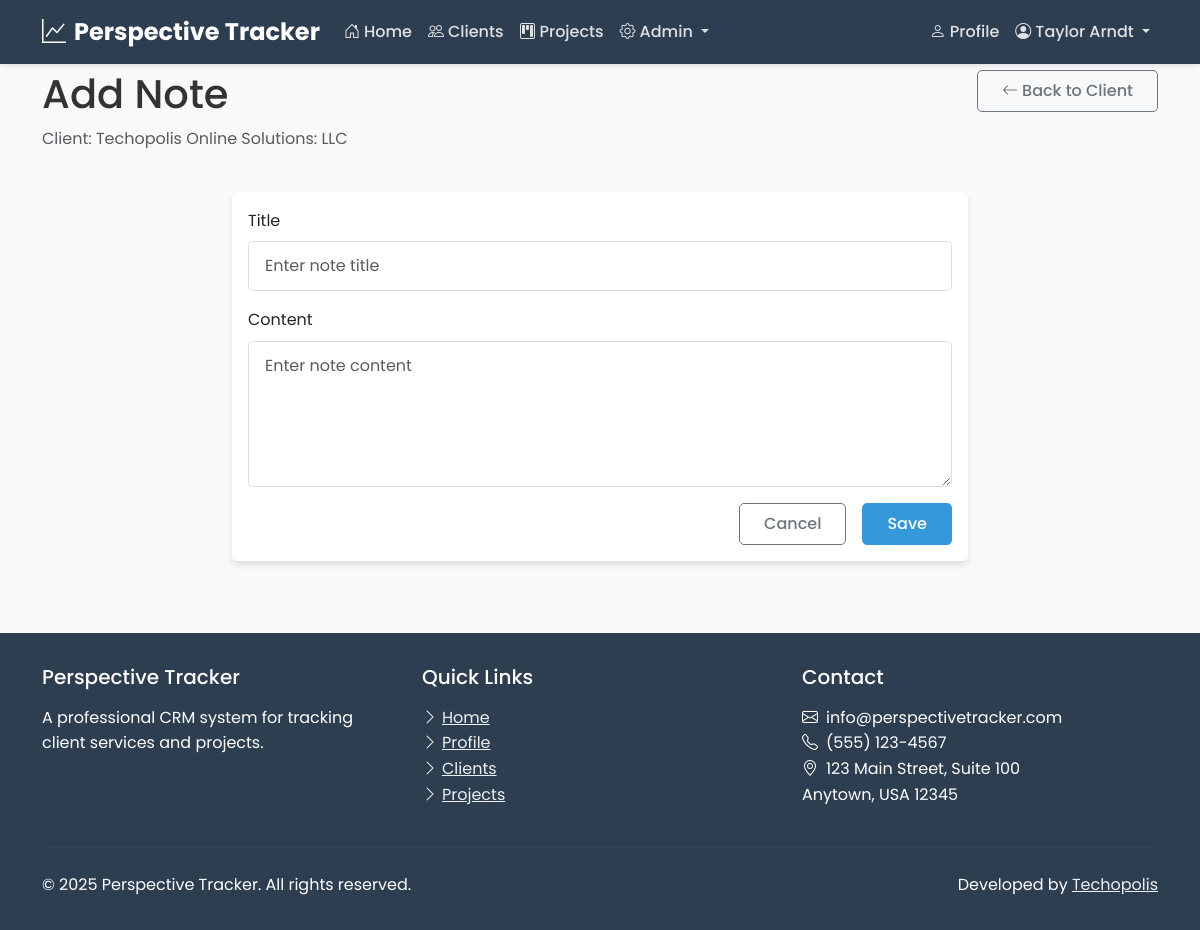
The app's page /clients/1/note/create/ (signed in) with its own data.
### users/models.py (models this page shows, shortened)
class CustomUser(AbstractUser):
    username = None
    email = models.EmailField(unique=True)
    role = models.ForeignKey(Role, on_delete=models.CASCADE, null=True, blank=True)
    profile_picture = models.ImageField(upload_to='profile_pics/', null=True, blank=True)
    bio = models.TextField(max_length=500, blank=True)
    phone_number = models.CharField(max_length=20, blank=True)
    job_title = models.CharField(max_length=100, blank=True)
    USERNAME_FIELD = 'email'
    REQUIRED_FIELDS = []
    objects = CustomUserManager()

### clients/models.py (models this page shows, shortened)
class Client(models.Model):
    company_name = models.CharField(max_length=255)
    contact_name = models.CharField(max_length=255)
    email = models.EmailField()
    website = models.URLField(blank=True, null=True)
    point_of_contact = models.ForeignKey(
        settings.AUTH_USER_MODEL,
        on_delete=models.SET_NULL,
        null=True,
        related_name='clients_as_poc'
    )
    created_at = models.DateTimeField(auto_now_add=True)
    updated_at = models.DateTimeField(auto_now=True)
    class Meta:
        ordering = ['company_name']

### clients/views.py (the view, shortened to what this page needs)
# urls.py: path('<int:client_pk>/note/create/', views.note_create, name='note_create'),
@login_required
def note_create(request, client_pk):
    client = get_object_or_404(Client, pk=client_pk)
    has_access = False
    if request.user.is_superuser or (request.user.role and request.user.role.name in ['admin', 'staff']):
        has_access = True
    elif request.user == client.point_of_contact:
        has_access = True
    if not has_access:
        return HttpResponseForbidden("You don't have permission to add notes to this client.")
    if request.method == 'POST':
        form = ClientNoteForm(request.POST)
        if form.is_valid():
            note = form.save(commit=False)
            note.client = client
            note.author = request.user
            note.save()
            messages.success(request, "Note added successfully!")
            return redirect('client_detail', pk=client.pk)
    else:
        form = ClientNoteForm()
    return render(request, 'clients/note_form.html', {
        'form': form,
        'client': client,
        'title': 'Add Note'
    })

### clients/forms.py
class ClientNoteForm(forms.ModelForm):
    class Meta:
        model = ClientNote
        fields = ['title', 'content']
        widgets = {
            'title': forms.TextInput(attrs={'class': 'form-control', 'placeholder': 'Enter note title'}),
            'content': forms.Textarea(attrs={'class': 'form-control', 'rows': 5, 'placeholder': 'Enter note content'}),
        }

### clients/templates/clients/note_form.html (shortened to what this page needs)
{% extends 'users/base.html' %}
{% block content %}
<div class="container">
    <div class="row mb-4">
        <div class="col-md-8">
            <h1>{{ title }}</h1>
            <p class="text-muted">Client: {{ client.company_name }}</p>
        </div>
        <div class="col-md-4 text-end">
            <a href="{% url 'client_detail' client.pk %}" class="btn btn-outline-secondary">
                <i class="bi bi-arrow-left" aria-hidden="true"></i> Back to Client
            </a>
        </div>
    </div>
    <div class="row">
        <div class="col-md-8 offset-md-2">
            <div class="card">
                <div class="card-body">
                    <form method="post">
                        <div class="mb-3">
                            <label for="{{ form.title.id_for_label }}" class="form-label">Title</label>
                            {{ form.title }}
                        </div>
                        <div class="mb-3">
                            <label for="{{ form.content.id_for_label }}" class="form-label">Content</label>
                            {{ form.content }}
                        </div>
                        <div class="d-grid gap-2 d-md-flex justify-content-md-end">
                            <a href="{% url 'client_detail' client.pk %}" class="btn btn-outline-secondary me-md-2">Cancel</a>
                            <button type="submit" class="btn btn-primary">Save</button>
                        </div>
                    </form>
                </div>
            </div>
        </div>
    </div>
</div>
{% endblock %}

### users/templates/users/base.html (shortened to what this page needs)
<!DOCTYPE html>
<html lang="en">
<head>
    <link href="https://cdn.jsdelivr.net/npm/bootstrap@5.3.0-alpha1/dist/css/bootstrap.min.css" rel="stylesheet">
    <link rel="stylesheet" href="https://cdn.jsdelivr.net/npm/bootstrap-icons@1.10.3/font/bootstrap-icons.css">
    <link rel="stylesheet" href="/static/css/style.css">
</head>
<body>
    <nav class="navbar navbar-expand-md navbar-dark fixed-top">
        <div class="container">
            <a class="navbar-brand" href="{% url 'home' %}">
                <i class="bi bi-graph-up me-2"></i>Perspective Tracker
            </a>
            <div class="collapse navbar-collapse" id="navbarNav">
                <ul class="navbar-nav me-auto">
                    <li class="nav-item">
                        <a class="nav-link {% if request.path == '/' %}active{% endif %}" href="{% url 'home' %}">
                            <i class="bi bi-house-door me-1"></i>Home
                        </a>
                    </li>
                    {% if user.is_authenticated %}
                        {% if user.is_superuser or user.role.name == 'admin' or user.role.name == 'staff' %}
                            <li class="nav-item">
                                <a class="nav-link {% if '/clients/' in request.path %}active{% endif %}" href="{% url 'client_list' %}">
                                    <i class="bi bi-people me-1"></i>Clients
                                </a>
                            </li>
                            <li class="nav-item">
                                <a class="nav-link {% if '/projects/' in request.path %}active{% endif %}" href="{% url 'projects:project_list' %}">
                                    <i class="bi bi-kanban me-1"></i>Projects
                                </a>
                            </li>
                            {% if user.is_superuser or user.role.name == 'admin' %}
                            <li class="nav-item dropdown">
                                <a class="nav-link dropdown-toggle" href="#" id="adminDropdown" role="button" data-bs-toggle="dropdown" aria-expanded="false">
                                    <i class="bi bi-gear me-1"></i>Admin
                                </a>
                            </li>
                            {% endif %}
                        {% endif %}
                    {% endif %}
                </ul>
                <ul class="navbar-nav">
                    {% if user.is_authenticated %}
                        <li class="nav-item">
                            <a class="nav-link {% if '/profile/' in request.path %}active{% endif %}" href="{% url 'profile' %}">
                                <i class="bi bi-person me-1"></i>Profile
                            </a>
                        </li>
                        <li class="nav-item dropdown">
                            <a class="nav-link dropdown-toggle" href="#" id="navbarDropdown" role="button" data-bs-toggle="dropdown" aria-expanded="false">
                                <i class="bi bi-person-circle me-1"></i>{{ user.first_name }} {{ user.last_name }}
                            </a>
                        </li>
                    {% else %}
                        <li class="nav-item">
                            <a class="nav-link btn btn-outline-light btn-sm ms-2 px-3" href="{% url 'login' %}">
                                <i class="bi bi-box-arrow-in-right me-1"></i>Login
                            </a>
                        </li>
                    {% endif %}
                </ul>
            </div>
        </div>
    </nav>
    <main>
        {% block content %}{% endblock %}
    </main>
    <footer>
        <div class="container">
            <div class="row">
                <div class="col-md-4 mb-4 mb-md-0">
                    <h5 class="mb-3">Perspective Tracker</h5>
                    <p class="mb-0">A professional CRM system for tracking client services and projects.</p>
                </div>
                <div class="col-md-4 mb-4 mb-md-0">
                    <h5 class="mb-3">Quick Links</h5>
                    <ul class="list-unstyled">
                        <li><a href="{% url 'home' %}"><i class="bi bi-chevron-right me-1"></i>Home</a></li>
                        {% if user.is_authenticated %}
                            <li><a href="{% url 'profile' %}"><i class="bi bi-chevron-right me-1"></i>Profile</a></li>
                            {% if user.is_superuser or user.role.name == 'admin' or user.role.name == 'staff' %}
                                <li><a href="{% url 'client_list' %}"><i class="bi bi-chevron-right me-1"></i>Clients</a></li>
                                <li><a href="{% url 'projects:project_list' %}"><i class="bi bi-chevron-right me-1"></i>Projects</a></li>
                            {% endif %}
                        {% else %}
                            <li><a href="{% url 'login' %}"><i class="bi bi-chevron-right me-1"></i>Login</a></li>
                        {% endif %}
                    </ul>
                </div>
                <div class="col-md-4">
                    <h5 class="mb-3">Contact</h5>
                    <ul class="list-unstyled">
                        <li><i class="bi bi-envelope me-2"></i>info@perspectivetracker.com</li>
                        <li><i class="bi bi-telephone me-2"></i>(555) 123-4567</li>
                        <li><i class="bi bi-geo-alt me-2"></i>123 Main Street, Suite 100<br>Anytown, USA 12345</li>
                    </ul>
                </div>
            </div>
            <hr class="mt-4 mb-4" style="border-color: rgba(255,255,255,0.1);">
            <div class="row justify-content-between align-items-center">
                <div class="col-md-6 text-center text-md-start">
                    <p class="mb-0">&copy; {% now "Y" %} Perspective Tracker. All rights reserved.</p>
                </div>
                <div class="col-md-6 text-center text-md-end">
                    <p class="mb-0">Developed by <a href="https://www.techopolis.courses/" target="_blank">Techopolis</a></p>
                </div>
            </div>
        </div>
    </footer>
</body>
</html>

### perspectivetracker/static/css/style.css (style rules this page uses)
:root { --primary-color: #2c3e50; --secondary-color: #3498db; --accent-color: #e74c3c; --light-color: #ecf0f1; --dark-color: #2c3e50; --success-color: #2ecc71; --warning-color: #f39c12; --danger-color: #e74c3c; --text-color: #333; --text-light: #7f8c8d; --border-radius: 5px; --box-shadow: 0 4px 6px rgba(0, 0, 0, 0.1); --transition: all 0.3s ease; }
body { font-family: 'Poppins', sans-serif; color: var(--text-color); line-height: 1.6; background-color: #f8f9fa; padding-top: 70px; }
.navbar { background-color: var(--primary-color) !important; box-shadow: 0 2px 4px rgba(0, 0, 0, 0.1); }
.navbar-brand { font-weight: 700; font-size: 1.5rem; color: white !important; }
.navbar-dark .navbar-nav .nav-link { color: rgba(255, 255, 255, 0.85) !important; font-weight: 500; transition: var(--transition); }
.card { border: none; border-radius: var(--border-radius); box-shadow: var(--box-shadow); transition: var(--transition); margin-bottom: 1.5rem; }
.btn { font-weight: 500; border-radius: var(--border-radius); padding: 0.5rem 1.5rem; transition: var(--transition); }
.btn-primary { background-color: var(--secondary-color); border-color: var(--secondary-color); }
footer { background-color: var(--primary-color); color: white; padding: 2rem 0; margin-top: 3rem; }
footer a { color: var(--light-color); transition: var(--transition); }
.form-control { border-radius: var(--border-radius); padding: 0.75rem 1rem; border: 1px solid #ddd; }

### records on screen
CustomUser: first_name "Taylor", last_name "Arndt"
Client: company_name "Techopolis Online Solutions: LLC"

### other values on screen
{{ title }} "Add Note"
